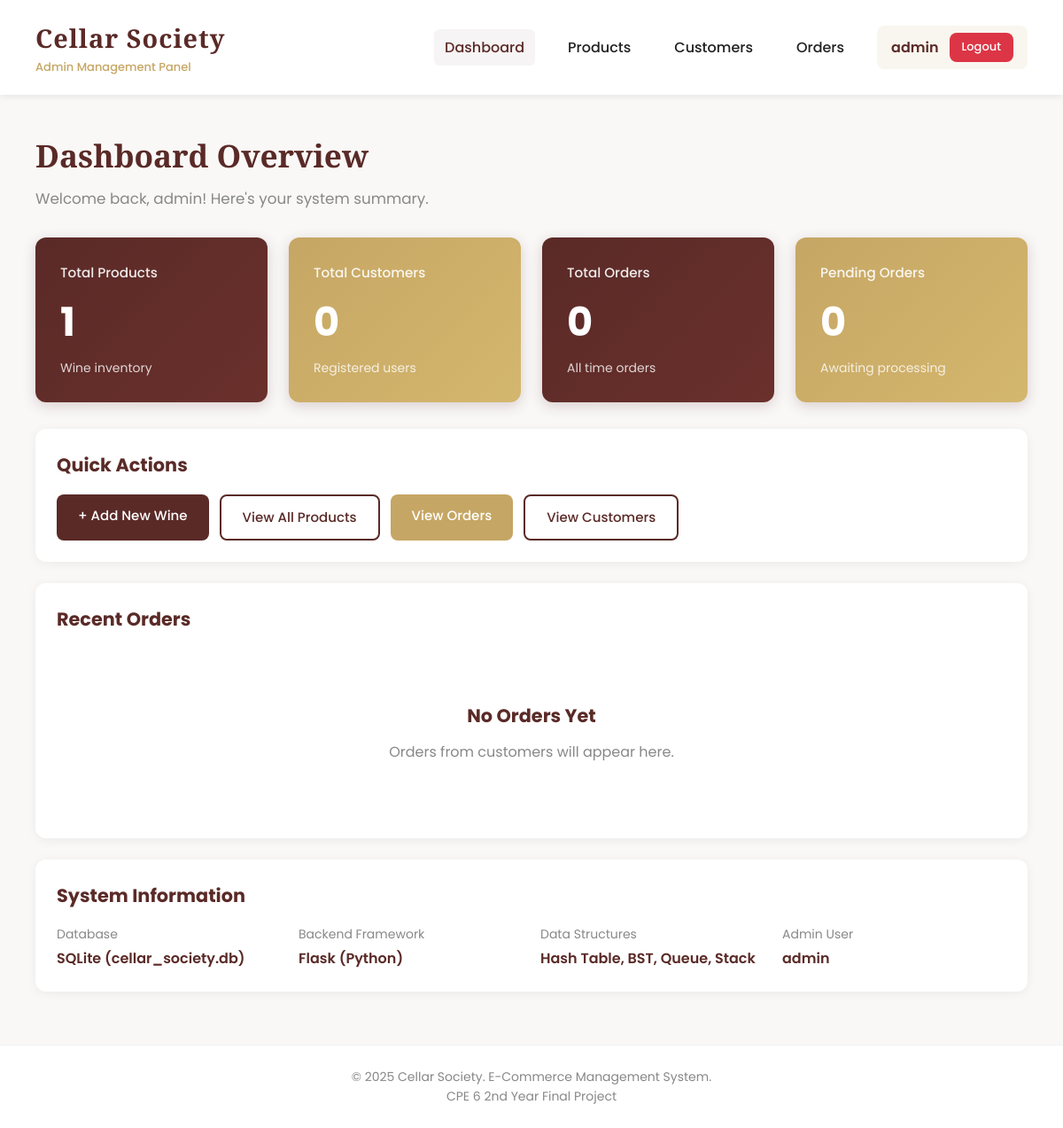
Before: /dashboard (signed in) with the older database file.
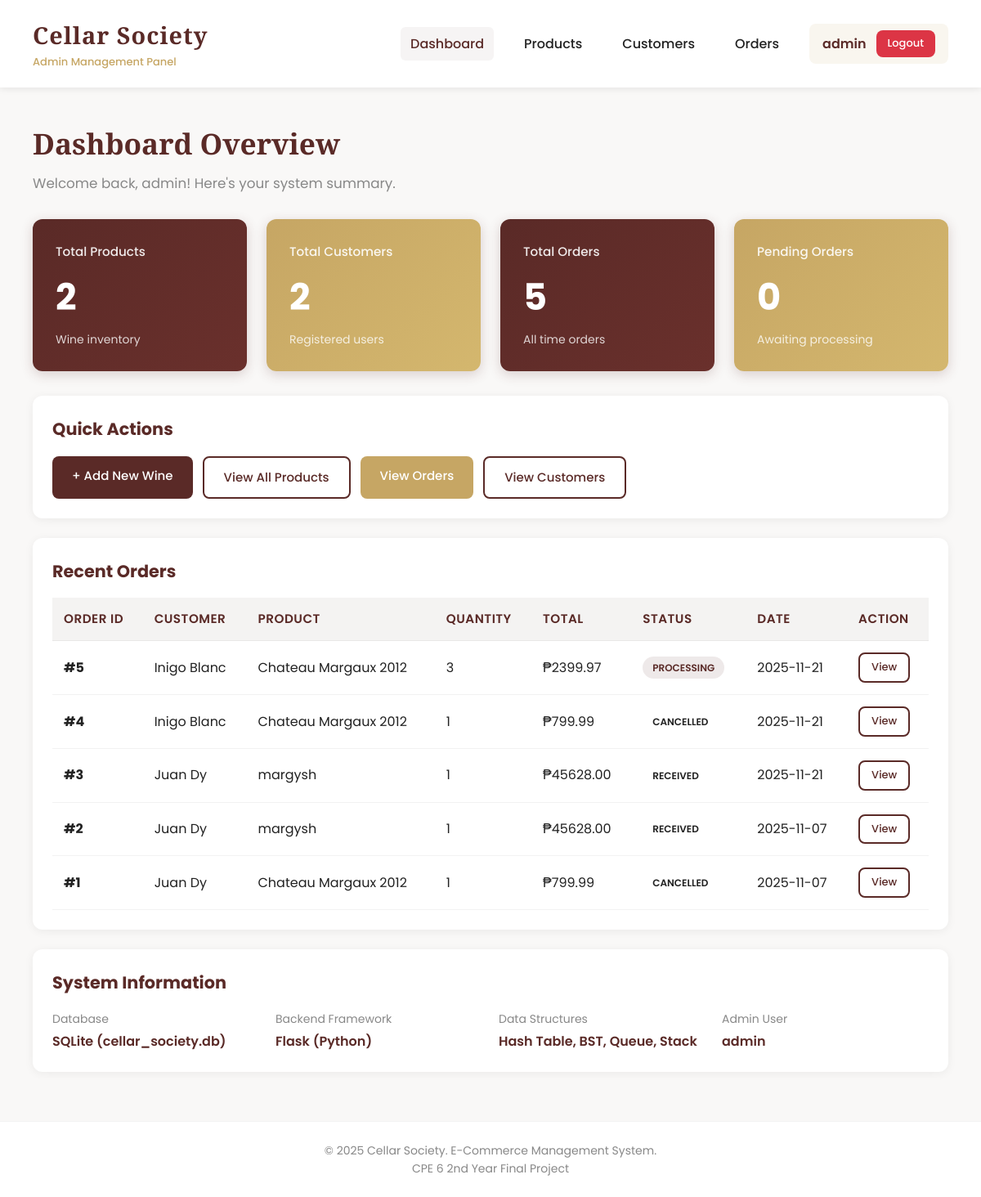
After: the same page with the newer database file.
### tables this page shows
CREATE TABLE orders (
        id INTEGER PRIMARY KEY AUTOINCREMENT,
        customer_id INTEGER NOT NULL,
        product_id INTEGER NOT NULL,
        quantity INTEGER NOT NULL,
        total_price REAL NOT NULL,
        status TEXT DEFAULT 'Pending',
        order_date TIMESTAMP DEFAULT CURRENT_TIMESTAMP,
        FOREIGN KEY (customer_id) REFERENCES customers(id),
        FOREIGN KEY (product_id) REFERENCES products(id)
    );

CREATE TABLE customers (
        id INTEGER PRIMARY KEY AUTOINCREMENT,
        name TEXT NOT NULL,
        email TEXT UNIQUE NOT NULL,
        password TEXT NOT NULL,
        phone TEXT,
        address TEXT,
        joined_at TIMESTAMP DEFAULT CURRENT_TIMESTAMP
    );

CREATE TABLE products (
        id INTEGER PRIMARY KEY AUTOINCREMENT,
        name TEXT NOT NULL,
        type TEXT NOT NULL,
        region TEXT NOT NULL,
        vintage INTEGER NOT NULL,
        price REAL NOT NULL,
        alcohol REAL NOT NULL,
        stock INTEGER NOT NULL,
        description TEXT,
        image_url TEXT,
        created_at TIMESTAMP DEFAULT CURRENT_TIMESTAMP
    );

### app.py (the view)
@app.route('/dashboard')
@login_required
def dashboard():
    conn = get_db_connection()
    total_products = conn.execute(
        'SELECT COUNT(*) as count FROM products'
    ).fetchone()['count']
    total_customers = conn.execute(
        'SELECT COUNT(*) as count FROM customers'
    ).fetchone()['count']
    total_orders = conn.execute(
        'SELECT COUNT(*) as count FROM orders'
    ).fetchone()['count']
    pending_orders = conn.execute(
        'SELECT COUNT(*) as count FROM orders WHERE status = "Pending"'
    ).fetchone()['count']
    recent_orders = conn.execute('''
        SELECT o.id, c.name as customer_name, p.name as product_name,
               o.quantity, o.total_price, o.status, o.order_date
        FROM orders o
        JOIN customers c ON o.customer_id = c.id
        JOIN products p ON o.product_id = p.id
        ORDER BY o.order_date DESC
        LIMIT 5
    ''').fetchall()
    conn.close()
    stats = {
        'total_products': total_products,
        'total_customers': total_customers,
        'total_orders': total_orders,
        'pending_orders': pending_orders
    }
    return render_template('admin/dashboard.html',
                         stats=stats,
                         recent_orders=recent_orders)

### app.py (called while the page is built)
def get_db_connection():
    conn = sqlite3.connect('cellar_society.db')
    conn.row_factory = sqlite3.Row
    return conn

def login_required(f):
    @wraps(f)
    def decorated_function(*args, **kwargs):
        if 'admin_id' not in session:
            flash('Please login first', 'error')
            return redirect(url_for('login'))
        return f(*args, **kwargs)
    return decorated_function

### templates/admin/dashboard.html (shortened to what the changed rows need)
{% extends "admin/base.html" %}
{% block content %}
<div class="page-header">
    <h2>Dashboard Overview</h2>
</div>
<div class="stats-grid">
    <div class="stat-card">
        <h4>Total Products</h4>
        <div class="number">{{ stats.total_products }}</div>
        <p style="opacity: 0.8; font-size: 14px;">Wine inventory</p>
    </div>
    <div class="stat-card accent">
        <h4>Total Customers</h4>
        <div class="number">{{ stats.total_customers }}</div>
        <p style="opacity: 0.8; font-size: 14px;">Registered users</p>
    </div>
    <div class="stat-card">
        <h4>Total Orders</h4>
        <div class="number">{{ stats.total_orders }}</div>
        <p style="opacity: 0.8; font-size: 14px;">All time orders</p>
    </div>
</div>
<div class="card">
    {% if recent_orders %}
    <div class="table-container">
        <table>
            <thead>
                <tr>
                    <th>Order ID</th>
                    <th>Customer</th>
                    <th>Product</th>
                    <th>Quantity</th>
                    <th>Total</th>
                    <th>Status</th>
                    <th>Date</th>
                    <th>Action</th>
                </tr>
            </thead>
            <tbody>
                {% for order in recent_orders %}
                <tr>
                    <td><strong>#{{ order.id }}</strong></td>
                    <td>{{ order.customer_name }}</td>
                    <td>{{ order.product_name }}</td>
                    <td>{{ order.quantity }}</td>
                    <td>₱{{ "%.2f"|format(order.total_price) }}</td>
                    <td>
                        {% if order.status == 'Pending' %}
                            <span class="badge warning">{{ order.status }}</span>
                        {% elif order.status == 'Processing' %}
                            <span class="badge primary">{{ order.status }}</span>
                        {% elif order.status == 'Delivered' %}
                            <span class="badge success">{{ order.status }}</span>
                        {% else %}
                            <span class="badge">{{ order.status }}</span>
                        {% endif %}
                    </td>
                    <td>{{ order.order_date[:10] }}</td>
                    <td>
                        <a href="{{ url_for('order_detail', order_id=order.id) }}" class="btn btn-small ghost">View</a>
                    </td>
                </tr>
                {% endfor %}
            </tbody>
        </table>
    </div>
    {% else %}
    <div class="empty-state">
        <h3>No Orders Yet</h3>
        <p>Orders from customers will appear here.</p>
    </div>
    {% endif %}
</div>
{% endblock %}

Changed rows visible on the page:
added orders: id "5", customer_name "Inigo Blanc", product_name "Chateau Margaux 2012", quantity "3", total_price "2399.97", status "PROCESSING", order_date "2025-11-21"
added orders: id "4", customer_name "Inigo Blanc", product_name "Chateau Margaux 2012", quantity "1", total_price "799.99", status "CANCELLED", order_date "2025-11-21"
added orders: id "3", customer_name "Juan Dy", product_name "margysh", quantity "1", total_price "45628.00", status "RECEIVED", order_date "2025-11-21"
added orders: id "2", customer_name "Juan Dy", product_name "margysh", quantity "1", total_price "45628.00", status "RECEIVED", order_date "2025-11-07"
added orders: id "1", customer_name "Juan Dy", product_name "Chateau Margaux 2012", quantity "1", total_price "799.99", status "CANCELLED", order_date "2025-11-07"
Other visible differences:
{{ stats.total_products }}: "1" → "2"
{{ stats.total_customers }}: "0" → "2"
{{ stats.total_orders }}: "0" → "5"
text no longer shown: "No Orders Yet Orders from customers will appear here."
text now shown: "ORDER ID CUSTOMER PRODUCT QUANTITY TOTAL STATUS DATE ACTION"
